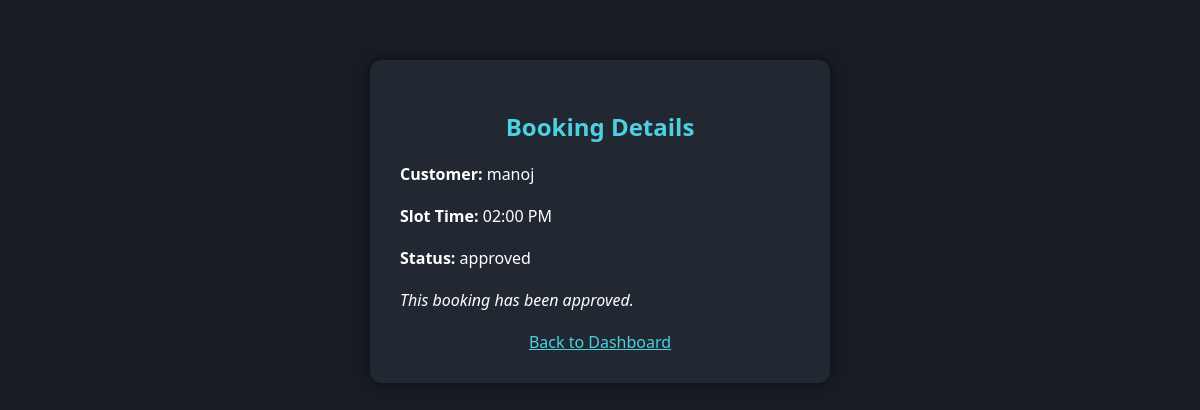
The app's page /dashboard/view_booking.php?id=4 (signed in) with its own data.
### tables this page shows
CREATE TABLE `bookings` (
  `id` int(11) NOT NULL,
  `customer_name` varchar(255) NOT NULL,
  `slot_id` int(11) NOT NULL,
  `status` enum('pending','approved','rejected') DEFAULT 'pending',
  `created_at` timestamp NOT NULL DEFAULT current_timestamp(),
  `slot_time` varchar(50) DEFAULT NULL
);

CREATE TABLE `users` (
  `id` int(11) NOT NULL,
  `name` varchar(100) NOT NULL,
  `email` varchar(100) NOT NULL,
  `password` varchar(255) NOT NULL,
  `role` enum('customer','trainer') NOT NULL,
  `created_at` timestamp NOT NULL DEFAULT current_timestamp()
);

CREATE TABLE `slots` (
  `id` int(11) NOT NULL,
  `slot_time` varchar(50) NOT NULL,
  `status` enum('available','booked') DEFAULT 'available',
  `trainer_id` int(11) NOT NULL,
  `user_id` int(11) DEFAULT NULL
);

### dashboard/view_booking.php (the view, shortened to what this page needs)
<?php
require_once("../includes/db.php");
$booking_id = intval($_GET['id']);
$stmt = $pdo->prepare("
    SELECT
        bookings.id AS booking_id,
        users.name AS customer_name,
        bookings.status,
        slots.slot_time
    FROM bookings
    JOIN slots ON bookings.slot_id = slots.id
    JOIN users ON bookings.customer_name = users.name
    WHERE bookings.id = ?
");
$stmt->execute([$booking_id]);
$booking = $stmt->fetch(PDO::FETCH_ASSOC);
?>
<!DOCTYPE html>
<html lang="en">
<head>
</head>
<body>
<div class="details-container">
    <h2>Booking Details</h2>
    <div class="info"><strong>Customer:</strong> <?= htmlspecialchars($booking['customer_name']) ?></div>
    <div class="info"><strong>Slot Time:</strong> <?= htmlspecialchars($booking['slot_time']) ?></div>
    <div class="info"><strong>Status:</strong> <?= htmlspecialchars($booking['status']) ?></div>
    <?php if ($booking['status'] === 'pending'): ?>
    <form method="post" class="actions">
        <button type="submit" name="action" value="approve" class="approve">Approve</button>
        <button type="submit" name="action" value="reject" class="reject">Reject</button>
    </form>
    <?php else: ?>
        <div class="info"><em>This booking has been <?= htmlspecialchars($booking['status']) ?>.</em></div>
    <?php endif; ?>
    <a href="trainer.php">Back to Dashboard</a>
</div>
</body>
</html>

### dashboard/view_booking.php (style rules this page uses)
body { background: #181d23; color: #fff; font-family: 'Segoe UI', sans-serif; }
.details-container { max-width: 400px; margin: 60px auto; background: #222831; padding: 30px; border-radius: 12px; box-shadow: 0 0 15px rgba(0,0,0,0.5); }
h2 { color: #4dd0e1; text-align: center; }
.info { margin: 20px 0; }
a { color: #4dd0e1; display: block; text-align: center; margin-top: 20px; }

### records on screen
bookings: users.name "manoj", slot.slot_time "02:00 PM", status "approved"
